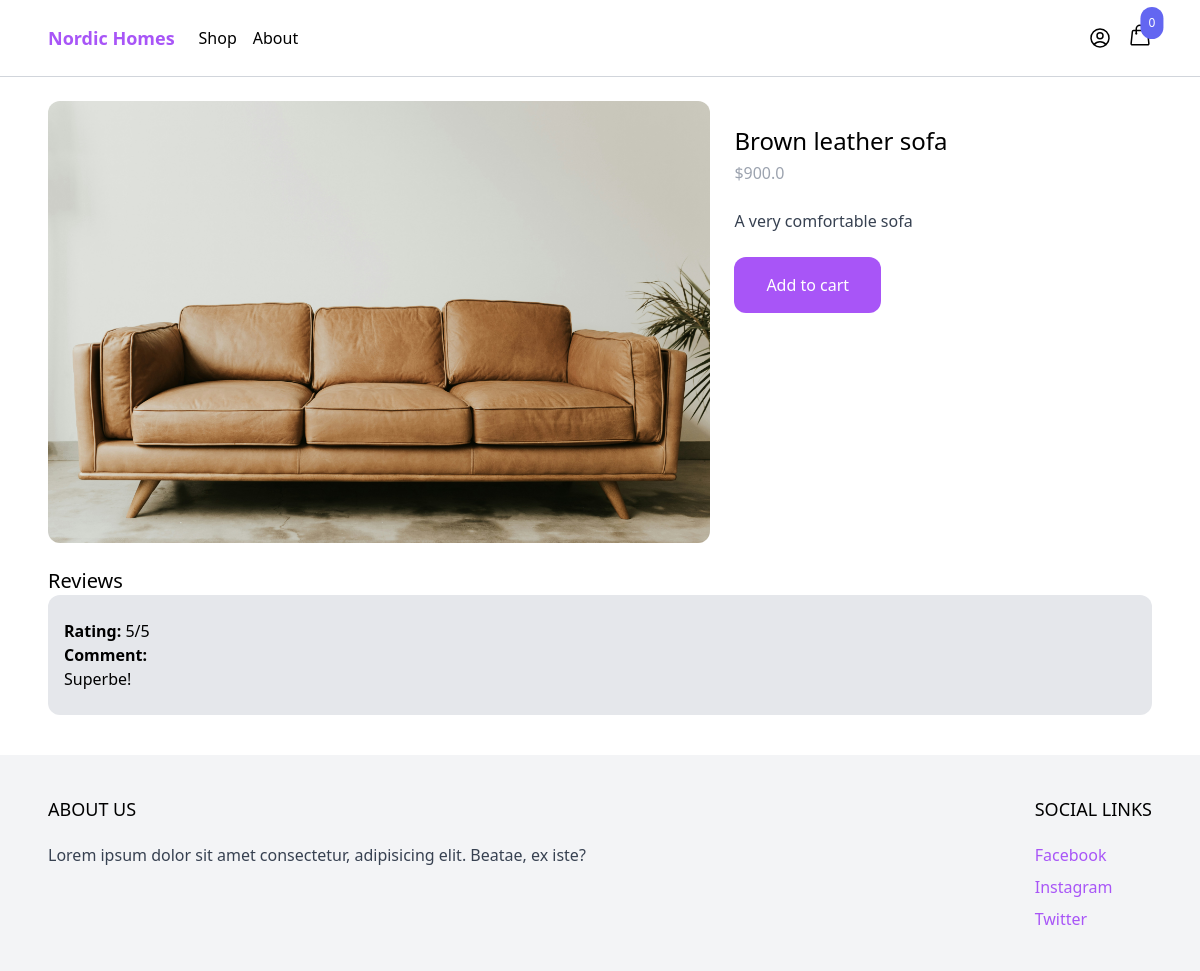
Page /shop/brown-leather-sofa/ on the earlier database version.
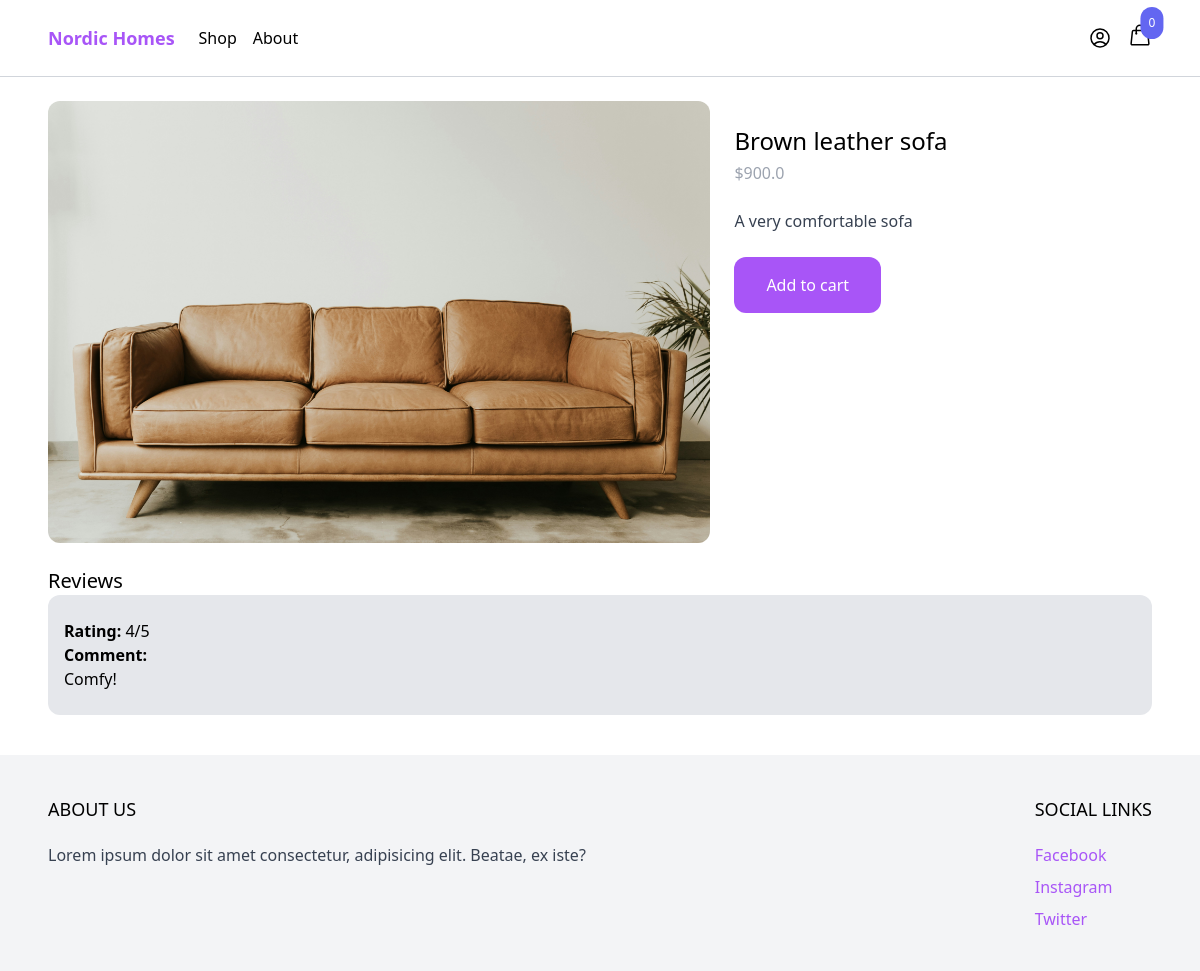
Same page on the later database version.
### product/models.py (models this page shows, shortened)
class Product(models.Model):
    category = models.ForeignKey(Category, related_name='products', on_delete=models.CASCADE)
    name = models.CharField(max_length=255)
    slug = models.SlugField()
    description = models.TextField(blank=True, null=True)
    price = models.IntegerField()
    created_at = models.DateTimeField(auto_now_add=True)
    image = models.ImageField(upload_to='uploads/', blank=True, null=True)
    thumbnail = models.ImageField(upload_to='uploads/', blank=True, null=True)
    class Meta:
        ordering = ('-created_at',)
    def get_display_price(self):
        return self.price / 100

class Review(models.Model):
    product = models.ForeignKey(Product, related_name='reviews', on_delete=models.CASCADE)
    rating = models.IntegerField(default=3)
    content = models.TextField()
    created_by = models.ForeignKey(User, related_name='reviews', on_delete=models.CASCADE)
    created_at = models.DateTimeField(auto_now_add=True)

### product/views.py (the view, shortened to what this page needs)
# urls.py: path('', include('product.urls')),
def product(request, slug):
    product = get_object_or_404(Product, slug=slug)
    return render(request, 'product/product.html', {'product':product})

### cart/cart.py (called while the page is built)
    def __len__(self):
        return sum(item['quantity'] for item in self.cart.values())

### cart/context_processors.py (called while the page is built)
def cart(request):
    return {'cart': Cart(request)}

### product/templates/product/product.html (shortened to what this page needs)
{% extends 'core/base.html' %}
{% load static %}
{% block content %}
  <div class="max-w-6xl mx-auto flex flex-wrap py-6 px-6 xl:px-0">
    <div class="images w-full mb-6 lg:mb-0 lg:w-3/5">
      <img
        src="{% if product.image %}{{ product.image.url }}{% else %}'https://via.placeholder.com/240x240.jpg'{% endif %}"
        alt="{{ product.name }}" class="rounded-xl"
      />
    </div>
    <div class="information w-full lg:w-2/5 lg:p-6">
      <h1 class="text-2xl">{{ product.name }}</h1>
      <p class="mt-1 text-gray-400">${{ product.get_display_price }}</p>
      {% if product.description %}
      <p class="mt-6 text-gray-700">{{ product.description }}</p>
      {% endif %}
      <a
        href="#"
        class="mt-6 inline-block px-8 py-4 rounded-xl bg-purple-500 text-white hover:bg-purple-700 transition duration-500 ease-in-out"
        hx-get="{% url 'cart:add_to_cart' product.id %}"
        hx-target="#menu-cart-button"
        hx-swap="outerHTML"
        >
        Add to cart
      </a>
    </div>
    <div class="w-full mt-6">
      <h1 class="text-xl">Reviews</h1>
      {% for review in product.reviews.all %}
        <div class="px-4 py-6 bg-gray-200 rounded-xl mb-4">
          <strong>Rating: </strong> {{ review.rating }}/5<br>
          <strong>Comment: </strong><br>
            {{ review.content }}
        </div>
      {% endfor %}
    </div>
  </div>
{% endblock %}

### core/templates/core/base.html (shortened to what this page needs)
<!DOCTYPE html>
<html lang="en">
<head>
    <script src="https://cdn.tailwindcss.com"></script>
</head>
<body>
    <nav class="border-b border-gray-300">
        <div class="max-w-6xl mx-auto py-2 px-6 flex items-center justify-between">
            <div class="menu-left flex items-center space-x-6">
                <a href="{% url 'core:frontpage' %}" class="py-4 text-lg text-purple-500 font-semibold">Nordic Homes</a>
                <ul class="flex items-center space-x-4">
                    <li><a href="{% url 'core:shop' %}">Shop</a></li>
                    <li><a href="/">About</a></li>
                </ul>
            </div>
            <div class="menu-right flex items-center space-x-4">
                <a href="{% url 'core:myaccount' %}">
                </a>
                <div
                    hx-get="{% url 'cart:hx_menu_cart' %}"
                    hx-trigger="update-menu-cart from:body"
                    hx-swap="innerHTML"
                >
                    {% include 'cart/partials/menu_cart.html' %}
                </div>
            </div>
        </div>
    </nav>
    <main>
        {% block content %}{% endblock %}
    </main>
    <footer class="bg-gray-100">
        <div class="max-w-6xl mx-auto py-10 px-6 xl:px-0 md:flex justify-between">
            <div class="footer-left mb-12 md:mb-0">
                <h2 class="mb-5 uppercase text-lg">
                    About Us
                </h2>
                <p class="text-gray-700">
                    Lorem ipsum dolor sit amet consectetur, adipisicing elit. Beatae, ex iste?
                </p>
            </div>
            <div class="footer-right">
                <h2 class="mb-5 uppercase text-lg">Social links</h2>
                <ul class="space-y-2">
                    <li><a href="#" class="cursor:pointer text-purple-500 hover:text-purple-800">Facebook</a></li>
                    <li><a href="#" class="cursor:pointer text-purple-500 hover:text-purple-800">Instagram</a></li>
                    <li><a href="#" class="cursor:pointer text-purple-500 hover:text-purple-800">Twitter</a></li>
                </ul>
            </div>
        </div>
    </footer>
</body>
</html>

### cart/templates/cart/partials/menu_cart.html (shortened to what this page needs)
<a href="{% url 'cart:cart' %}" id="menu-cart-button" class="relative inline-block">
    <span class="absolute top-0 right-0 transform translate-x-1/2 -translate-y-1/2 bg-indigo-500 text-white text-xs rounded-full p-2"> {{ cart|length }}</span>
</a>

Differences in the rows shown:
changed Review: rating "5" → "4"; content "Superbe!" → "Comfy!"
